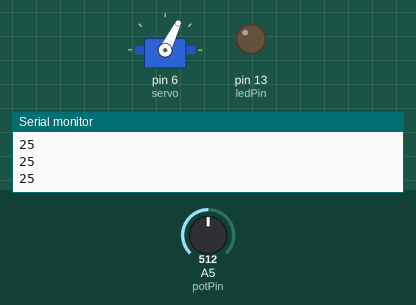
This sketch was run on a simulated Arduino Uno, built with avr-gcc and run on an emulated ATmega328P. Shown: servo, output pins drawn as LEDs (lit = HIGH), the last lines printed to the serial monitor. The inputs (shaded band) are chosen by the test bench; at power-on: A5 (potPin) = 512.

Above: at 1.2 s.
1.3 s: A5 (potPin) set to 122
At 2.0 s:
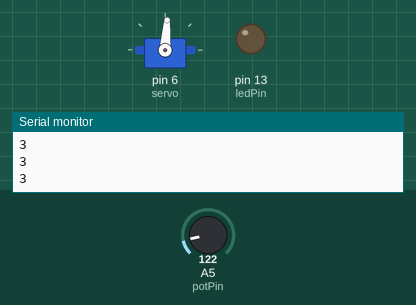
2.8 s: A5 (potPin) set to 306
At 3.2 s:
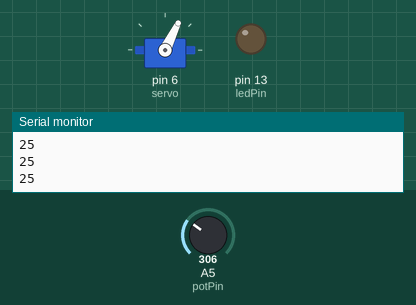
Timing chart, 0 to 5.8 s (numbered marks = the images above; inputs shaded):
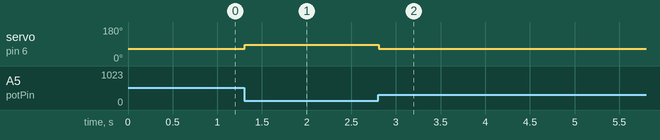

Measured:
- after the input at 1.3 s, servo on pin 6 (servo): 64° → 86° at once
- after the input at 2.8 s, servo on pin 6 (servo): 86° → 64° at once

The sketch:

case_c.ino
```cpp
//libraries
#include <Servo.h>
#include <math.h>

Servo servo;

int potPin = 5;    // select the input pin for the potentiometer
int ledPin = 13;   // select the pin for the LED
int val = 0;       // variable to store the value coming from the sensor
int maxi = 15;     //max val, then servo will not go faster than 90-15 = 75
int tot_time = 1.5; //time it takes for full rotation at max speed (seconds)
int max_val = 0;
char option;

void setup() {
  // put your setup code here, to run once:

  pinMode(ledPin, OUTPUT);  // declare the ledPin as an OUTPUT
  servo.attach(6); // attaches pin 6 to the servo object
  servo.write(89);  // tell servo to not move, before initializing serial port

  // initialize serial port
  Serial.begin(115200);

  //wait for port to open:
  while (!Serial) {
    ; // wait for serial port to connect. Needed for native USB
  }

}

void loop() {
  // put your main code here, to run repeatedly:

  val = round((analogRead(potPin) - 100) / 6); //so val is 0 when there is no force input, and has less sensitivity
  if (val < 0) {
    val = 0; //might be jitter in input, this avoids negative values
  }
  if (val > 25) {
    val = 25; //max velocity will be 89-25 = 64
  }

  Serial.println(val);

  servo.write(89 - val); //tell servo to move clockwise at a speed that depends on val (bigger the val, bigger the speed)
  delay(10);                   // waits X miliseconds for the servo to reach the position

}
```
